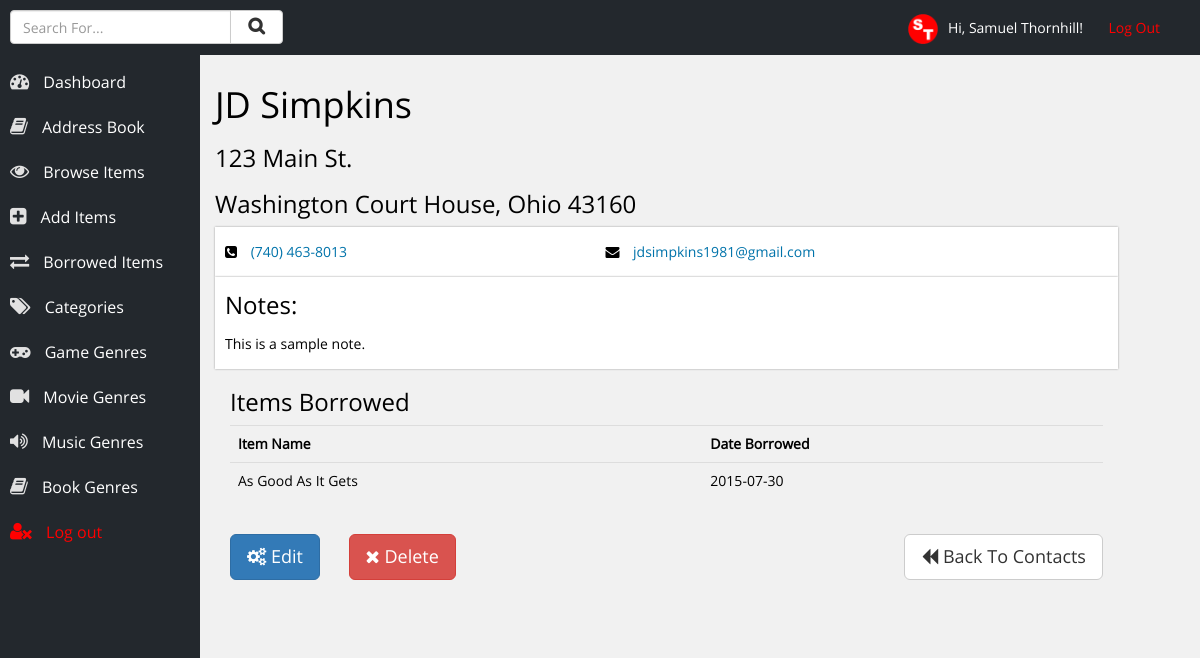
Page /contact.php?id=9 (signed in) on the committed database.
### tables this page shows
CREATE TABLE IF NOT EXISTS `users` (
  `id` int(10) NOT NULL AUTO_INCREMENT,
  `username` varchar(20) NOT NULL,
  `name` varchar(50) NOT NULL,
  `password` varchar(12) NOT NULL,
  PRIMARY KEY (`id`)
);

CREATE TABLE IF NOT EXISTS `contacts` (
  `id` int(11) NOT NULL AUTO_INCREMENT,
  `fname` varchar(50) NOT NULL,
  `lname` varchar(50) NOT NULL,
  `email` varchar(200) NOT NULL,
  `phone` varchar(20) NOT NULL,
  `house_number` varchar(150) NOT NULL,
  `town` varchar(100) NOT NULL,
  `city` varchar(100) NOT NULL,
  `post_code` varchar(25) NOT NULL,
  `borrowed` int(1) NOT NULL,
  `notes` varchar(2000) NOT NULL,
  PRIMARY KEY (`id`)
);

CREATE TABLE IF NOT EXISTS `items` (
  `id` int(25) NOT NULL AUTO_INCREMENT,
  `item_name` varchar(200) NOT NULL,
  `item_category` int(3) NOT NULL,
  `genre` varchar(50) NOT NULL,
  `type` varchar(50) NOT NULL,
  `album` varchar(100) NOT NULL,
  `track` int(3) NOT NULL,
  `artist` varchar(100) NOT NULL,
  `location` varchar(100) NOT NULL,
  `borrowed` int(1) NOT NULL,
  `author` varchar(100) NOT NULL,
  `isbn` varchar(30) NOT NULL,
  PRIMARY KEY (`id`)
);

CREATE TABLE IF NOT EXISTS `borrowed` (
  `id` int(11) NOT NULL AUTO_INCREMENT,
  `title` int(15) NOT NULL,
  `borrowed_by` int(5) NOT NULL,
  `date_borrowed` date NOT NULL,
  PRIMARY KEY (`id`)
);

### inc/account-info.php (called while the page is built, shortened)
<?php
	$loggedIn = $_SESSION['username'];
	$result = mysqli_query($con, "SELECT * FROM users WHERE username = '$loggedIn'");
	while ($row = mysqli_fetch_array($result)) {
		$name = $row['name'];
	}
?>

### contact.php (the view, shortened to what this page needs)
<?php
	include ('inc/db_con.php');
	include ('inc/account-info.php');
	include ('inc/head.php');
?>
<?php
	$contactID = $_GET['id'];
	$result = mysqli_query($con, "SELECT * FROM contacts WHERE id='$contactID'");
	while ($row = mysqli_fetch_array($result)) {
		$fname = $row['fname'];
		$lname = $row['lname'];
		$email = $row['email'];
		$phone = $row['phone'];
		$house_number = $row['house_number'];
		$town = $row['town'];
		$city = $row['city'];
		$post_code = $row['post_code'];
		$borrowed = $row['borrowed'];
		$notes = $row['notes'];
	}
?>
	<div class="row content-area">
		<h1><?php echo $fname . ' ' . $lname; ?></h1>
		<h3><?php echo $house_number; ?></h3>
		<h3><?php echo $town . ', ' . $city . ' ' . $post_code; ?></h3>
		<div class="col-xs-11 section">
			<div class="row">
				<div class="col-xs-5">
					<p><i class="fa faIcon fa-phone-square"></i> <span class="blue-text"><?php echo $phone; ?></span></p>
				</div>
				<div class="col-xs-6">
					<p><i class="fa faIcon fa-envelope"></i> <span class="blue-text"><?php echo $email; ?></span></p>
				</div>
			</div>
		</div>
		<?php
			if ($notes!=null) {
				echo '<div class="col-xs-11 section">';
					echo '<h3>Notes:</h3>';
					echo '<p>' . $notes . '</p>';
				echo '</div>';
			}
		?>
		<?php
			if ($borrowed>0) {
			$selectBorrowed = mysqli_query($con, "SELECT * FROM borrowed WHERE borrowed_by='$contactID' ORDER BY date_borrowed ASC");
			echo '<div class="col-xs-11">';
			echo '<h3>Items Borrowed</h3>';
				echo '<table class="table table-items">';
					echo '<tr>';
						echo '<th>Item Name</th>';
						echo '<th>Date Borrowed</th>';
					echo '</tr>';
						while ($row = mysqli_fetch_array($selectBorrowed)) {
							$titleNumber = $row['title'];
							$date_borrowed = $row['date_borrowed'];
							echo '<tr class="list" onclick="location.href=\'item.php?id=' . $titleNumber . '\'">';
							$getTitleName = mysqli_query($con, "SELECT * FROM items WHERE id='$titleNumber'");
							while ($row = mysqli_fetch_array($getTitleName)) {
								echo '<td>' . $row['item_name'] . '</td>';
							}
								echo '<td>' . $date_borrowed . '</td>';
							echo '</tr>';
						}
				echo '</table>';
			echo '</div>';
			}
		?>
		<div style="margin-top:15px;" class="col-xs-11">
			<button class="btn btn-lg btn-primary" style="margin-right:25px;" onclick="editContact()"><i class="fa fa-gears"></i> Edit</button>
			<button class="btn btn-lg btn-danger" onclick="deleteContact()"><i class="fa fa-times"></i> Delete</button>
			<button class="btn btn-lg btn-default" style="float:right;" onclick="location.href='contacts.php'"><i class="fa fa-backward"></i> Back To Contacts</button>
		</div>
	</div>
<?php include ('inc/footer.php'); ?>

### inc/head.php (shortened to what this page needs)
<!DOCTYPE html>
<html lang="en">
<head>
	<link rel="stylesheet" href="css/bootstrap.min.css" />
	<link rel="stylesheet" href="css/main.css" />
	<link rel="stylesheet" href="css/font-awesome.min.css" />
</head>
<body>
<div class="container-fluid">
	<header>
		<p class="log-out"><img style="max-height:30px; margin-right:10px;" src="images/logo.png" alt="Samuel Thornhill" />Hi, <?php echo $name; ?>! &nbsp; &nbsp; &nbsp; <a href="handlers/log-out.php">Log Out</a></p>
		<div class="row">
			<div class="col-xs-3">
				<p style="">
					<form action="search-results.php" method="POST">
						<div class="input-group">
							<input type="text" class="form-control" name="term" placeholder="Search For..." />
							<span class="input-group-btn">
								<button class="btn btn-default" style="margin-top:-20px;" type="submit" name="submit"><i class="fa fa-search" style="font-weight:bold; padding-left:5px; padding-right:5px; font-size:125%;"></i></button>
							</span>
						</div>
					</form>
				</p>
			</div>
		</div>
	</header>
	<div class="navigation">
		<ul>
			<li><a href="index.php"><i class="fa fa-tachometer"></i> Dashboard</a></li>
			<li><a href="contacts.php"><i class="fa fa-book"></i> Address Book</a></li>
			<li><a href="choose-category.php"><i class="fa fa-eye"></i> Browse Items</a></li>
			<li><a href="add-item.php"><i class="fa fa-plus-square"></i> Add Items</a></li>
			<li><a href="borrowed.php"><i class="fa fa-exchange"></i> Borrowed Items</a></li>
			<li><a href="categories.php"><i class="fa fa-tags"></i> Categories</a></li>
			<li><a href="genre.php?genre=Game"><i class="fa fa-gamepad"></i> Game Genres</a></li>
			<li><a href="genre.php?genre=Movie"><i class="fa fa-video-camera"></i> Movie Genres</a></li>
			<li><a href="genre.php?genre=Music"><i class="fa fa-volume-up"></i> Music Genres</a></li>
			<li><a href="genre.php?genre=Book"><i class="fa fa-book"></i> Book Genres</a></li>
			<li><a style="color:red;" href="handlers/log-out.php"><i style="color:red;" class="fa fa-user-times"></i> Log out</a></li>
		</ul>
	</div>

### css/main.css (style rules this page uses)
body { font-size: 14px; font-family: open-sans; background-color: #f1f1f1; color: black; }
header { width: 100%; background-color: #23282D; height: 55px; line-height: 55px; position: fixed; top: 0px; left: 0px; color: white; z-index: 99; padding-left: 10px; padding-right: 10px; }
header .log-out { float: right; margin-right: 30px; }
header .log-out a { text-decoration: none; color: red; }
.navigation { background-color: #23282D; width: 200px; height: 100%; float: left; position: fixed; top: 0px; left: 0px; padding-top: 40px; color: white; font-size: 16px; }
.navigation ul { list-style-type: none; margin: 0px; padding: 0px; margin-top: 20px; }
.navigation ul li { margin: 0px; padding: 0px; }
.navigation ul li a { color: white; text-decoration: none; height: 45px; line-height: 45px; display: block; padding-left: 10px; }
.navigation ul li a .fa { padding-right: 10px; font-size: 120%; color: #e1e1e1; }
.content-area { margin-left: 200px; padding-top: 65px; margin-bottom: 50px; }
.section { background-color: white; box-shadow: 0px 0px 2px #999; padding: 10px; }
.section h1, .section h2, .section h3, .section h4, .section h5, .section h6 { margin-top: 5px; }
.section p { margin: 0px; padding: 5px 0px 5px 0px; }
.faIcon { font-size: 125%; margin-right: 10px; color: black; }
.blue-text { color: #0073AA; }

### rows in the picture
users: name "Samuel Thornhill"
contacts: fname "JD", lname "Simpkins", house_number "123 Main St.", town "Washington Court House", city "Ohio", post_code "43160", phone "(740) 463-8013", email "jdsimpkins1981@gmail.com", notes "This is a sample note."
borrowed: date_borrowed "2015-07-30"
items: item_name "As Good As It Gets"
